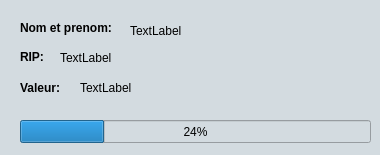
<?xml version="1.0" encoding="UTF-8"?>
<ui version="4.0">
 <class>Dialog</class>
 <widget class="QDialog" name="Dialog">
  <property name="geometry">
   <rect>
    <x>0</x>
    <y>0</y>
    <width>380</width>
    <height>155</height>
   </rect>
  </property>
  <property name="sizePolicy">
   <sizepolicy hsizetype="Fixed" vsizetype="Fixed">
    <horstretch>0</horstretch>
    <verstretch>0</verstretch>
   </sizepolicy>
  </property>
  <property name="minimumSize">
   <size>
    <width>380</width>
    <height>155</height>
   </size>
  </property>
  <property name="maximumSize">
   <size>
    <width>380</width>
    <height>155</height>
   </size>
  </property>
  <property name="windowTitle">
   <string>Dialog</string>
  </property>
  <property name="styleSheet">
   <string notr="true">background-color: rgb(211, 219, 224);</string>
  </property>
  <widget class="QProgressBar" name="progressBar">
   <property name="geometry">
    <rect>
     <x>20</x>
     <y>120</y>
     <width>351</width>
     <height>23</height>
    </rect>
   </property>
   <property name="value">
    <number>24</number>
   </property>
  </widget>
  <widget class="QLabel" name="label">
   <property name="geometry">
    <rect>
     <x>20</x>
     <y>20</y>
     <width>101</width>
     <height>16</height>
    </rect>
   </property>
   <property name="font">
    <font>
     <weight>75</weight>
     <bold>true</bold>
    </font>
   </property>
   <property name="text">
    <string>Nom et prenom:</string>
   </property>
  </widget>
  <widget class="QLabel" name="label_2">
   <property name="geometry">
    <rect>
     <x>20</x>
     <y>50</y>
     <width>47</width>
     <height>13</height>
    </rect>
   </property>
   <property name="font">
    <font>
     <weight>75</weight>
     <bold>true</bold>
    </font>
   </property>
   <property name="text">
    <string>RIP:</string>
   </property>
  </widget>
  <widget class="QLabel" name="label_3">
   <property name="geometry">
    <rect>
     <x>20</x>
     <y>80</y>
     <width>51</width>
     <height>16</height>
    </rect>
   </property>
   <property name="font">
    <font>
     <weight>75</weight>
     <bold>true</bold>
    </font>
   </property>
   <property name="text">
    <string>Valeur:</string>
   </property>
  </widget>
  <widget class="QLabel" name="label_4">
   <property name="geometry">
    <rect>
     <x>130</x>
     <y>20</y>
     <width>201</width>
     <height>21</height>
    </rect>
   </property>
   <property name="text">
    <string>TextLabel</string>
   </property>
  </widget>
  <widget class="QLabel" name="label_5">
   <property name="geometry">
    <rect>
     <x>60</x>
     <y>50</y>
     <width>271</width>
     <height>16</height>
    </rect>
   </property>
   <property name="text">
    <string>TextLabel</string>
   </property>
  </widget>
  <widget class="QLabel" name="label_6">
   <property name="geometry">
    <rect>
     <x>80</x>
     <y>80</y>
     <width>211</width>
     <height>16</height>
    </rect>
   </property>
   <property name="text">
    <string>TextLabel</string>
   </property>
  </widget>
 </widget>
 <resources/>
 <connections/>
</ui>
